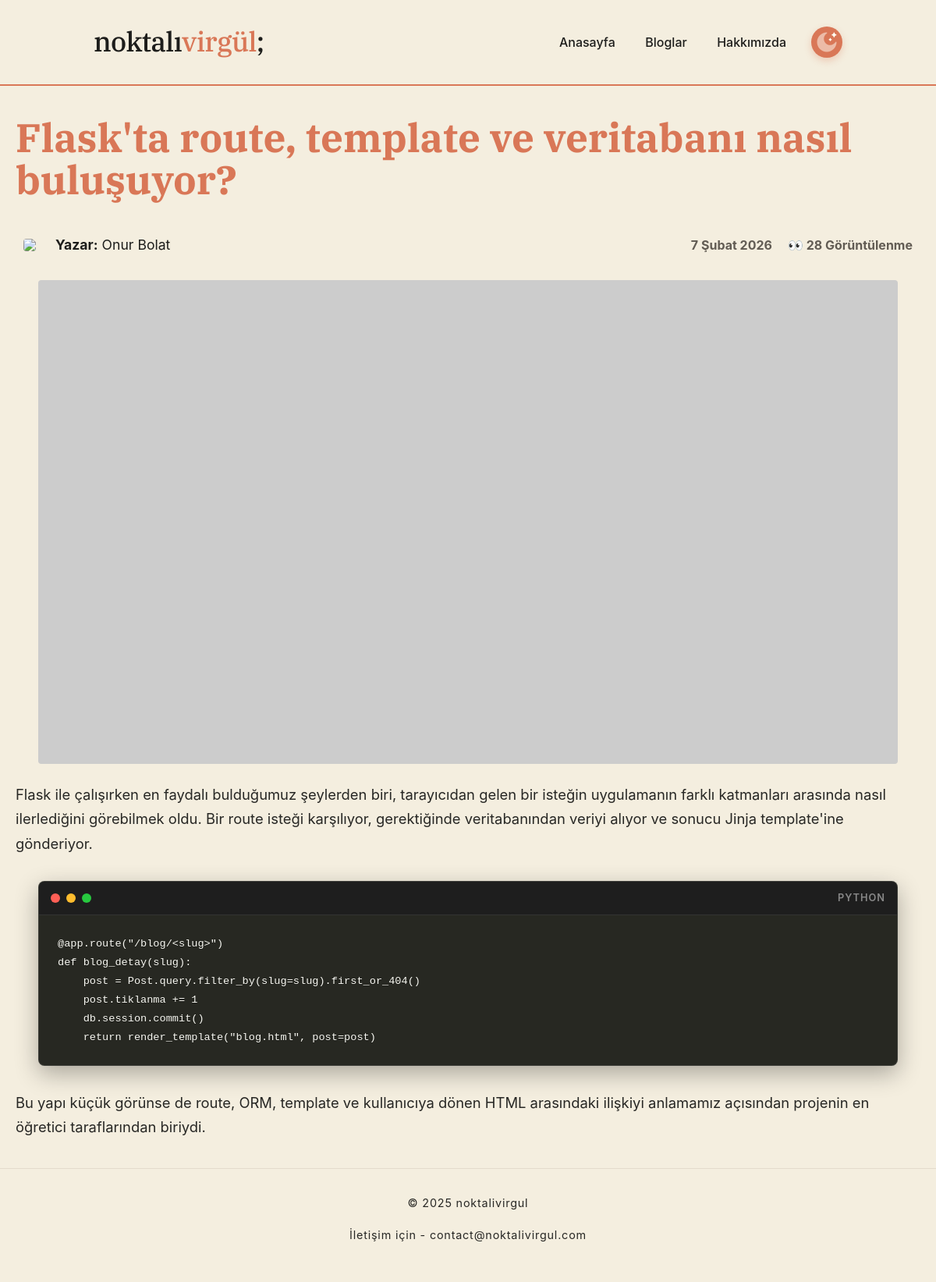
/blog/flaskta-route-template-ve-veritabani-nasil-bulusuyor, run on the app's committed database.
### app.py (models this page shows)
class Post(db.Model):
    id = db.Column(db.Integer, primary_key=True)
    baslik = db.Column(db.String(100),  unique=True, nullable=False)
    slug = db.Column(db.String(150), nullable=False)
    yazar = db.Column(db.Text)
    kapak = db.Column(db.Text)
    ozet = db.Column(db.String(300))
    tarih = db.Column(db.DateTime, default=datetime.utcnow)
    tiklanma = db.Column(db.Integer, default=0)
    parcalar = db.relationship('PostContent', backref='yazi', lazy=True, order_by="PostContent.sira")

class PostContent(db.Model):
    id = db.Column(db.Integer, primary_key=True)
    post_id = db.Column(db.Integer, db.ForeignKey('post.id'), nullable=False)
    tip = db.Column(db.String(20))
    icerik = db.Column(db.Text)
    sira = db.Column(db.Integer)

### app.py (the view)
@app.route('/blog/<string:post_slug>')
def blog_detay(post_slug):
    yazi = Post.query.filter_by(slug=post_slug).first_or_404()
    cerez_adi = f"okundu_{yazi.slug}"
    daha_once_okudu_mu = request.cookies.get(cerez_adi)
    response = make_response(render_template('sablon.html', yazi=yazi))
    if not daha_once_okudu_mu:
        yazi.tiklanma += 1
        db.session.commit()
        response.set_cookie(cerez_adi, '1', max_age=60*60*24*10)
    return response

### app.py (called while the page is built)
def format_date(value):
    aylar = [
        "Ocak", "Şubat", "Mart", "Nisan", "Mayıs", "Haziran",
        "Temmuz", "Ağustos", "Eylül", "Ekim", "Kasım", "Aralık"
    ]
    gun = value.day
    ay = aylar[value.month - 1]
    yil = value.year
    return f"{gun} {ay} {yil}"

### templates/sablon.html (shortened to what this page needs)
<!DOCTYPE html>
<html lang="tr">
<head>
    <link rel="stylesheet" href="{{ url_for('static', filename='css/sablon_style.css') }}">
    <link href="https://cdnjs.cloudflare.com/ajax/libs/prism/1.29.0/themes/prism-okaidia.min.css" rel="stylesheet" />
</head>
<body>
    <header class="header">
        <div class="sitelogo" onclick="location.href='/'">
            noktalı<span>virgül</span>;
        </div>
        <div class="butonlar">
            <div class="newbtn">
                <button onclick="location.href='/'">Anasayfa</button>
                <button onclick="location.href='/bloglar'">Bloglar</button>
                <button onclick="location.href='/hakkimizda'">Hakkımızda</button>
            </div>
            <button id="theme-toggle">
                <img id="theme-icon" src="" alt="Tema İkonu" width="24" height="24">
            </button>
        </div>
    </header>
    <div class="content">
        <main class="main">
                    <h1 class="baslik">{{ yazi.baslik }}</h1>
                    <div class="yazar-div">
                        <div style="flex-grow: 1;" class="yazar">
                            {% if yazi.yazar %}
                                <a href="/yazarlar">
                                    <img class="imgcircle" src="{% if yazi.yazar == 'onur' %}{{ url_for('static', filename='imgs/onur-circle.jpg') }}{% else %}{{ url_for('static', filename='imgs/yalcin-circle.jpg') }}{% endif %}">
                                </a>
                                <p class="yazaradi"><a href="/yazarlar"><b>Yazar:</b> {% if yazi.yazar == 'onur' %}Onur Bolat{% else %}Yalçın Kılıç{% endif %}</a></p>
                            {% endif %}
                        </div>
                        <div class="yazar-meta">
                            <p class="tarih"><b>{{yazi.tarih|tarih_formati}}</b></p>
                            <p class="okunma"><b>👀 {{yazi.tiklanma}} Görüntülenme</b></p>
                        </div>
                    </div>
                    <div class="teklifotogrid">
                    <img src="{{ yazi.kapak }}">
                    </div>
                    {% for parca in yazi.parcalar %}
    {% if parca.tip == 'yazi' %}
        <p class="blogyazisi">{{ parca.icerik }}</p>
    {% elif parca.tip.startswith('kod-') %}
        {% set dil = parca.tip.split('-')[1] %}
        <div class="code-window">
            <div class="window-header">
                <span class="dot red"></span>
                <span class="dot yellow"></span>
                <span class="dot green"></span>
                <span class="lang-title">{{ dil|upper }}</span>
            </div>
            <pre><code class="language-{{ dil }}">{{ parca.icerik }}</code></pre>
        </div>
    {% elif parca.tip == 'medya' %}
        <div class="medya-container">
            {{ parca.icerik|safe }}
        </div>
    {% endif %}
{% endfor %}
        </main>
    </div>
    <footer class="footer">
        <p>© 2025 noktalivirgul </p>
        <p>İletişim için - contact@noktalivirgul.com </p>
    </footer>
</body>
</html>

### static/css/sablon_style.css (style rules this page uses)
:root { --bg-color: #F4EEDF; --text-main: #1D1D1B; --text-muted: #625C54; --accent: #D97757; --border: #E3DBCC; --card-bg: #FCFBF8; --font-serif: 'IBM Plex Serif', serif; --font-sans: 'Inter', sans-serif; }
* { box-sizing: border-box; padding: 0; margin: 0; }
body { background-color: var(--bg-color); color: var(--text-main); font-family: var(--font-sans); line-height: 1.7; -webkit-font-smoothing: antialiased; transition: transform 0.5s cubic-bezier(0.16, 1, 0.3, 1), background-color 0.3s cubic-bezier(0.16, 1, 0.3, 1), color 0.3s ease; }
.header { padding: 1.5rem 10%; border-bottom: 2px solid var(--accent); display: flex; justify-content: space-between; align-items: center; background-color: var(--bg-color); position: -webkit-sticky; position: sticky; top: 0; z-index: 1000; }
.sitelogo { font-family: var(--font-serif); font-size: 2.2rem; font-weight: 500; cursor: pointer; letter-spacing: -0.02em; color: var(--text-main); }
.sitelogo span { color: var(--accent); }
.butonlar { display: flex; align-items: center; gap: 15px; }
.butonlar button { background: none; border: 1px solid transparent; padding: 8px 16px; border-radius: 20px; font-family: var(--font-sans); font-size: 1rem; font-weight: 500; cursor: pointer; color: var(--text-main); }
#theme-toggle { background: var(--accent); color: white; border: none; padding: 5px; border-radius: 50%; width: 40px; height: 40px; cursor: pointer; font-size: 1.2rem; display: flex; align-items: center; justify-content: center; box-shadow: 0 4px 10px rgba(217, 119, 87, 0.3); }
#theme-icon { width: 100%; height: 100%; display: block; pointer-events: none; filter: brightness(1.1); }
.footer { padding-bottom: 0.75rem; padding: 2rem; border-top: 1px solid var(--border); background-color: var(--card-bg); color: var(--text-muted); text-align: center; letter-spacing: 0.05em; background-color: var(--bg-color); }
.footer p { margin-bottom: 1rem; color: var(--text-main); font-size: 0.9rem; opacity: 0.95; }
.code-window { background-color: #272822; border-radius: 8px; width: 95%; max-width: 1200px; margin: 2rem auto; box-shadow: 0 10px 30px rgba(0,0,0,0.3); overflow: hidden; border: 1px solid rgba(255,255,255,0.1); }
.window-header { background-color: #1e1e1e; padding: 10px 15px; display: flex; align-items: center; gap: 8px; border-bottom: 1px solid #333; }
.dot { width: 12px; height: 12px; border-radius: 50%; display: inline-block; }
.red { background-color: #ff5f56; }
.yellow { background-color: #ffbd2e; }
.green { background-color: #27c93f; }
.lang-title { margin-left: auto; color: #888; font-size: 0.8rem; font-family: var(--font-sans); font-weight: 600; letter-spacing: 1px; }
pre[class*="language-"] { margin: 0 !important; border-radius: 0 0 8px 8px !important; padding: 1.5rem !important; background: transparent !important; text-shadow: none !important; }
code[class*="language-"] { font-size: 0.85rem !important; font-family: 'Fira Code', 'Consolas', monospace !important; line-height: 1.5; }
.content { display: flex; max-width: 1200px; margin: 4rem auto; margin-bottom: 0.5rem; margin-top: 1rem; gap: 5rem; padding: 0 20px; }
.main { flex: 65%; }
.baslik { font-family: var(--font-serif); font-size: 3.2rem; line-height: 1.05; color: var(--accent); margin-bottom: 2rem; margin-top: 1.5rem; }
.blogyazisi { margin-bottom: 1.8rem; font-size: 1.15rem; color: var(--text-main); opacity: 0.95; }
.yazar-div { display: flex; flex-wrap: wrap; align-items: center !important; gap: 20px; padding: 10px; margin-bottom: 20px; }
.yazar { display: flex; align-items: center; gap: 20px; }
.yazar-meta { display: flex; gap: 20px; color: var(--text-muted); }
.yazaradi { margin-left: 5px; font-size: 1.1rem; }
.yazar a { width: fit-content; display: block; text-decoration: none; }
.yazar a, .yazar a:visited, .yazar a:hover, .yazar a:active { color: inherit; text-decoration: none; outline: none; }
.imgcircle { display: block; max-width: 70px; height: auto; border-radius: 4px; }
.teklifotogrid { display: grid; grid-template-columns: 1fr; margin-top: 0.5rem; line-height: 0; }
.teklifotogrid img { margin: 0; display: block; margin-left: auto; margin-right: auto; width: 95%; aspect-ratio: 16 / 9; border-radius: 4px; margin-bottom: 1.5rem; object-fit: cover; object-position: center; }

### data on the page
Post: baslik "Flask'ta route, template ve veritabanı nasıl buluşuyor?", tarih|tarih_formati "7 Şubat 2026", tiklanma "28"
PostContent: icerik "Flask ile çalışırken en faydalı bulduğumuz şeylerden biri, tarayıcıdan gelen bir isteğin uygulamanın farklı katmanları arasında nasıl ilerlediğini görebilmek oldu. Bir route isteği karşılıyor, gerektiğinde veritabanından veriyi alıyor ve sonucu Jinja template'ine gönderiyor."
PostContent: dil "PYTHON"
PostContent: icerik "Bu yapı küçük görünse de route, ORM, template ve kullanıcıya dönen HTML arasındaki ilişkiyi anlamamız açısından projenin en öğretici taraflarından biriydi."
